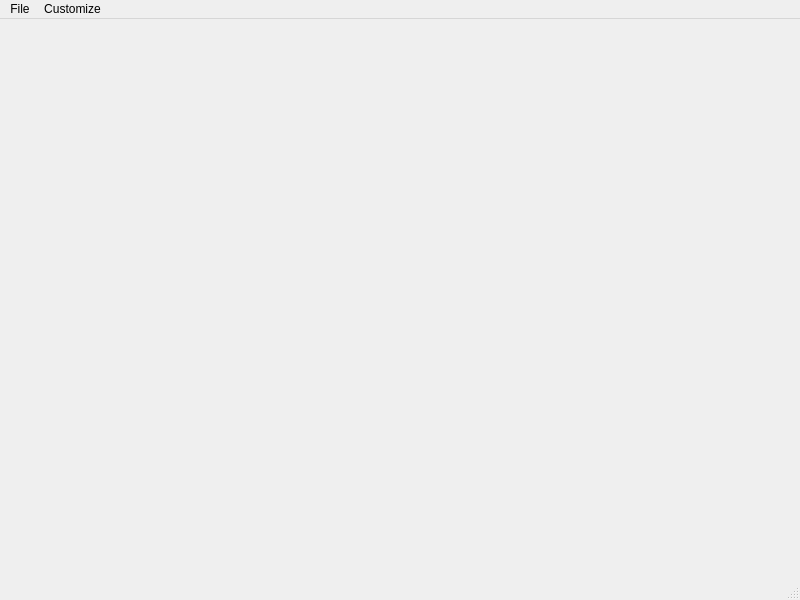
<?xml version="1.0" encoding="UTF-8"?>
<ui version="4.0">
 <class>MainWindow</class>
 <widget class="QMainWindow" name="MainWindow">
  <property name="geometry">
   <rect>
    <x>0</x>
    <y>0</y>
    <width>800</width>
    <height>600</height>
   </rect>
  </property>
  <property name="windowTitle">
   <string>Qt VulkanSceneGraph Viewer</string>
  </property>
  <widget class="QWidget" name="centralwidget"/>
  <widget class="QMenuBar" name="menubar">
   <property name="geometry">
    <rect>
     <x>0</x>
     <y>0</y>
     <width>800</width>
     <height>20</height>
    </rect>
   </property>
   <widget class="QMenu" name="menuFile">
    <property name="title">
     <string>File</string>
    </property>
    <addaction name="actionOpen"/>
    <addaction name="separator"/>
    <addaction name="actionExit"/>
   </widget>
   <widget class="QMenu" name="menuCustomize">
    <property name="title">
     <string>Customize</string>
    </property>
    <addaction name="actionClearColor"/>
   </widget>
   <addaction name="menuFile"/>
   <addaction name="menuCustomize"/>
  </widget>
  <widget class="QStatusBar" name="statusbar"/>
  <action name="actionOpen">
   <property name="text">
    <string>Open...</string>
   </property>
  </action>
  <action name="actionExit">
   <property name="text">
    <string>Exit</string>
   </property>
  </action>
  <action name="actionClearColor">
   <property name="text">
    <string>Clear color...</string>
   </property>
  </action>
 </widget>
 <resources/>
 <connections>
  <connection>
   <sender>actionExit</sender>
   <signal>triggered()</signal>
   <receiver>MainWindow</receiver>
   <slot>close()</slot>
   <hints>
    <hint type="sourcelabel">
     <x>-1</x>
     <y>-1</y>
    </hint>
    <hint type="destinationlabel">
     <x>399</x>
     <y>299</y>
    </hint>
   </hints>
  </connection>
 </connections>
</ui>
